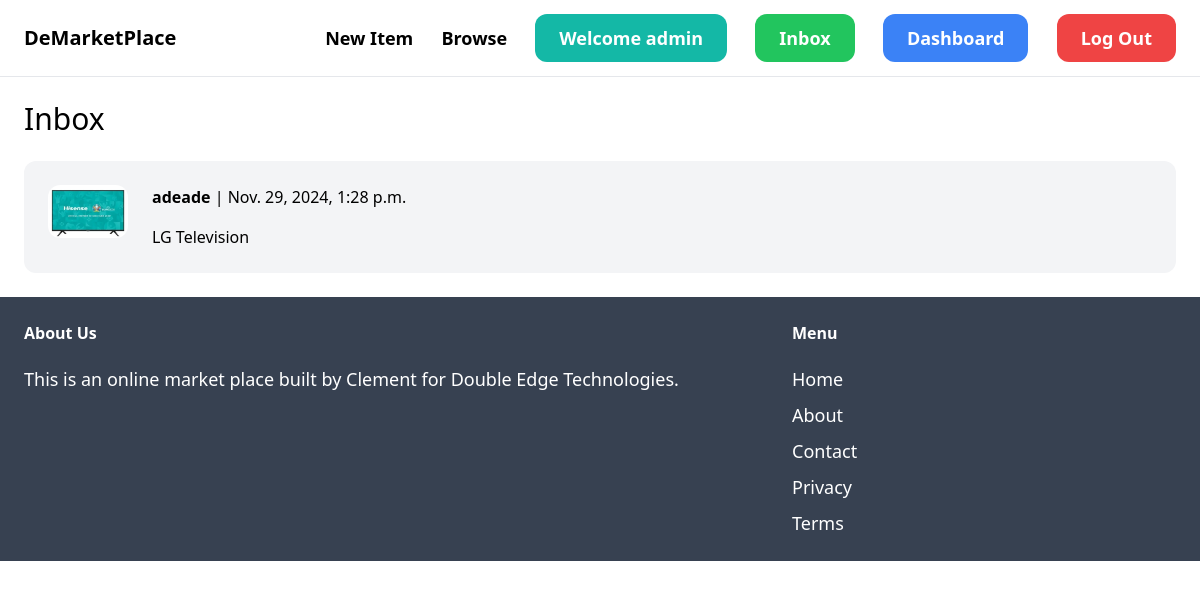
The page /inbox/ (signed in) on the database its author committed.
### conversation/models.py (models this page shows)
class Conversation(models.Model):
    item = models.ForeignKey(Item,
                              related_name="conversations",
                                on_delete=models.CASCADE)
    members = models.ManyToManyField(User, related_name='conversations')
    created_at = models.DateTimeField(auto_now_add=True)
    modified_at = models.DateTimeField(auto_now=True)
    class Meta:
        ordering = ('-modified_at',)

### item/models.py (models this page shows, shortened)
class Item(models.Model):
    category = models.ForeignKey(Category, related_name='items', on_delete=models.CASCADE)
    name = models.CharField(max_length=225)
    description = models.TextField(blank=True, null=True)
    price = models.FloatField()
    is_sold = models.BooleanField(default=False)
    created_at = models.DateTimeField(auto_now_add=True)
    image = models.ImageField(upload_to='item_images', blank=True, null=True)
    created_by = models.ForeignKey(User, related_name='items', on_delete=models.CASCADE)

### conversation/views.py (the view)
# urls.py: path('', views.inbox, name='inbox'),
@login_required
def inbox(request):
    conversations = Conversation.objects.filter(members__in=[request.user])
    return render(request, 'conversation/inbox.html' , {
        'conversations': conversations
    })

### conversation/templates/conversation/inbox.html (shortened to what this page needs)
{% extends 'core/base.html' %}
{% block content %}
<h1 class="mb-6 text-3xl">Inbox</h1>
{% for conversation in conversations %}
    <a href="{% url 'conversation:detail' conversation.id %}"><div class="p-6 flex bg-gray-100 rounded-xl">
        <div class="pr-6">
            <img src="{{conversation.item.image.url }}" class="w-20 rounded-xl"/>
        </div>
        <div>
            {% for member in conversation.members.all %}
                {% if member != request.user %}
                    <p class="mb-4"><strong>{{ member.username }}</strong> | {{ conversation.modified_at }}</p>
                    {{ conversation.item.name }}
                {% endif %}
            {% endfor %}
        </div>
    </div></a>
{% endfor %}
{% endblock %}

### core/templates/core/base.html (shortened to what this page needs)
<!DOCTYPE html>
<html lang="en">
<head>
    <script src="https://cdn.tailwindcss.com"></script>
</head>
<body>
    <nav class="py-6 px-6 flex justify-between
    items-center border-b border-gray-200">
<a href="{% url 'home' %}" class="text-xl font-semibold">DeMarketPlace</a>
<div class="space-x-6">
 <a href="{% url 'item:new' %}" class="text-lg font-semibold
 hover:text-gray-500">New Item</a>
 <a href="{% url 'item:items' %}" class="text-lg font-semibold
 hover:text-gray-500">Browse</a>
{% if request.user.is_authenticated %}
<a href="{% url 'dashboard:index' %}" class="px-6 py-3 text-lg font-semibold
 bg-teal-500 text-white rounded-xl
 hover:bg-teal-700">Welcome {{ request.user.username }}</a>
<a href="{% url 'conversation:inbox' %}" class="px-6 py-3 text-lg font-semibold
 bg-green-500 text-white rounded-xl
 hover:bg-teal-700">Inbox</a>
 <a href="{% url 'dashboard:index' %}" class="px-6 py-3 text-lg font-semibold
 bg-blue-500 text-white rounded-xl
 hover:bg-teal-700">Dashboard</a>
 <a href="{% url 'logout' %}" class="px-6 py-3 text-lg font-semibold
 bg-red-500 text-white rounded-xl
 hover:bg-teal-700">Log Out</a>
{% endif %}
</div>
</nav>
    <div class="px-6 py-6">
{% block content %}
{% endblock %}
    </div>
<footer class="py-6 px-6 flex justify-between bg-gray-700">
<div class="w-2/3 pr-10">
<h3 class="mb-5 font-semibold text-white" >About Us</h3>
<p class="text-lg text-white">This is an online market place built by Clement for Double Edge Technologies.</p>
</div>
<div class="w-1/3">
<h3 class="mb-5 font-semibold text-white">Menu</h3>
<ul class="space-y-2">
    <li><a href="{% url 'home' %}" class="text-lg text-white hover:text-slate-300">Home </a></li>
    <li><a href="" class="text-lg text-white hover:text-slate-300">About </a></li>
    <li><a href="{% url 'contact' %}" class="text-lg text-white hover:text-slate-300">Contact </a></li>
    <li><a href="" class="text-lg text-white hover:text-slate-300">Privacy </a></li>
    <li><a href="" class="text-lg text-white hover:text-slate-300">Terms  </a></li>
</ul>
</div>
</footer>
</body>
</html>

### rows shown on the page
Conversation: item.image (picture), modified_at "Nov. 29, 2024, 1:28 p.m.", item.name "LG Television"

### other values the page prints
{{ request.user.username }} "admin"
{{ member.username }} "adeade"
